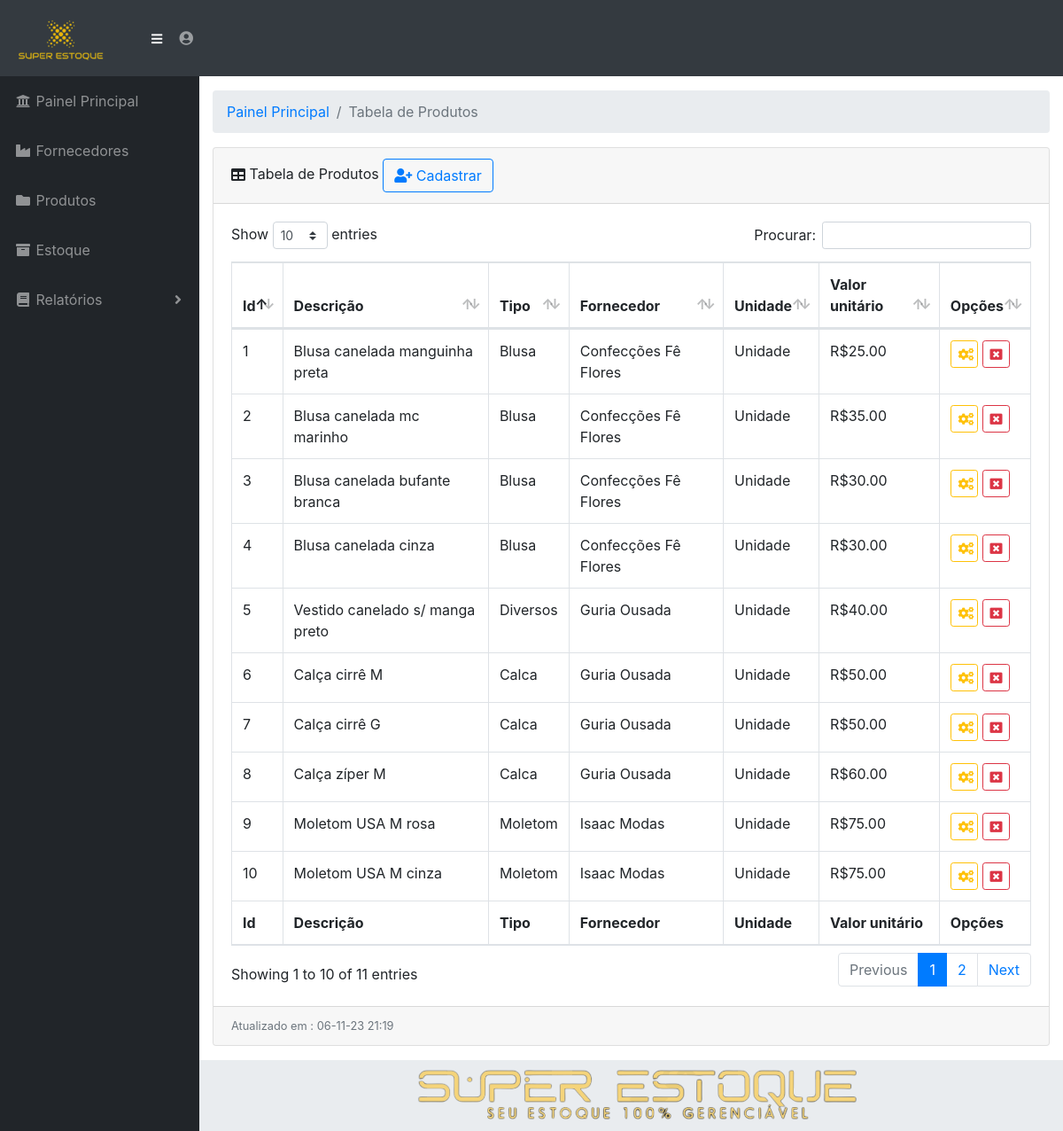
Screenshot of /view/lista_produtos.php (signed in) with the database file from the repository.
### tables this page shows
CREATE TABLE `produto` (
  `codigo` int(11) NOT NULL,
  `descricao` varchar(100) DEFAULT NULL,
  `quantidade` decimal(10,0) DEFAULT NULL,
  `unidade` varchar(60) DEFAULT NULL,
  `tipo` varchar(60) DEFAULT NULL,
  `fornecedor` varchar(100) NOT NULL,
  `data_cadastro` datetime DEFAULT current_timestamp(),
  `data_alteracao` datetime DEFAULT NULL,
  `responsavel` varchar(60) DEFAULT NULL,
  `valor_unidade` decimal(10,2) DEFAULT NULL
);

CREATE TABLE `fornecedores` (
  `id` int(11) NOT NULL,
  `nome` varchar(100) DEFAULT NULL,
  `cnpj` varchar(50) DEFAULT NULL,
  `uf` varchar(3) DEFAULT NULL,
  `tipo_estabelecimento` varchar(50) DEFAULT NULL
);

### view/lista_produtos.php (the view, shortened to what this page needs)
<?php
require "../dao/conexao.php";
$sql_lista = "SELECT p.codigo,p.descricao,p.tipo,p.unidade,p.data_cadastro,p.quantidade,p.fornecedor,p.valor_unidade,
f.nome,f.id
FROM produto AS p
INNER JOIN fornecedores as f
ON p.fornecedor=f.id";
$result_lista = mysqli_query($conexao, $sql_lista);
?>
<!DOCTYPE html>
<html lang="en">
<head>
  <link href="../vendor/fontawesome-free/css/all.min.css" rel="stylesheet" type="text/css">
  <link href="../vendor/datatables/dataTables.bootstrap4.css" rel="stylesheet">
  <link href="../css/sb-admin.css" rel="stylesheet">
</head>
<body id="page-top">
  <?php
  include_once "nav.php";
  ?>
  <div id="wrapper">
    <?php
    include_once "menu.php";
    ?>
    <div id="content-wrapper">
      <div class="container-fluid">
        <ol class="breadcrumb">
          <li class="breadcrumb-item">
            <a href="painel.php">Painel Principal</a>
          </li>
          <li class="breadcrumb-item active">Tabela de Produtos</li>
        </ol>
        <div class="card mb-3">
          <div class="card-header">
            <i class="fas fa-table"></i>
            Tabela de Produtos
            <button style="" type="button" data-toggle="modal" data-target="#modal_cadastrar_produto" class="btn btn-outline-primary"> <i class="fa fa-user-plus" aria-hidden="true"></i> Cadastrar</button></div>
          <div class="card-body">
            <div class="table-responsive">
              <table class="table table-bordered" id="dataTable" width="100%" cellspacing="0">
                <thead>
                  <tr>
                    <th>Id</th>
                    <th>Descrição</th>
                    <th>Tipo</th>
                    <th>Fornecedor</th>
                    <th>Unidade</th>
                    <th>Valor unitário</th>
                    <th>Opções</th>
                  </tr>
                </thead>
                <tfoot>
                  <tr>
                    <th>Id</th>
                    <th>Descrição</th>
                    <th>Tipo</th>
                    <th>Fornecedor</th>
                    <th>Unidade</th>
                    <th>Valor unitário</th>
                    <th>Opções</th>
                  </tr>
                </tfoot>
                <tbody>
                  <?php
                  while ($dados_lista = mysqli_fetch_array($result_lista)) {
                    echo "<tr>";
                    echo "<td> " . $dados_lista['codigo'] . "</td>";
                    echo "<td> " . $dados_lista['descricao'] . "</td>";
                    echo "<td> " . $dados_lista['tipo'] . "</td>";
                    echo "<td> " . $dados_lista['nome'] . "</td>";
                    echo "<td> " . $dados_lista['unidade'] . "</td>";
                    echo "<td> " . "R$" . $dados_lista['valor_unidade'] . "</td>";
                    echo "<td> " . "<a href='select_alterar_produto.php?id=".$dados_lista['codigo']."' type='button' class='btn btn-outline-warning btn-sm 'data-toggle='tooltip' data-placement='top' title='Alterar' style='width:40%;'><i class='fa fa-cogs' aria-hidden='true'></i></a>"."
                     "."<a onclick=\"return confirm('Tem certeza que deseja excluir este registro?')\" href='../valida/valida_exclusao_produto.php?id=".$dados_lista['codigo']."' type='button' class='btn btn-outline-danger btn-sm' data-toggle='tooltip' data-placement='top' title='Excluir' style='width:40%;'><i class='fa fa-window-close' aria-hidden='true'></i></a>"
                     ."</td>";
                    echo "</tr>";
                  }
                  ?>
                </tbody>
              </table>
            </div>
          </div>
          <div class="card-footer small text-muted"> Atualizado em :
            <?php date_default_timezone_set('America/Sao_Paulo');
            $date = date('d-m-y H:i');
            echo $date; ?>
          </div>
        </div>
      </div>
    <footer class="sticky-footer">
      <div class="container my-auto">
        <div class="copyright text-center my-auto">
        <img src="superestokee.png" alt="Logo do Projeto" class="img-fluid" />
        </div>
      </div>
    </footer>
  </div>
  </div>
</body>
</html>

### view/nav.php (style rules this page uses)
body { background-image: url('../imagens/superestoque.png' class="img-fluid"); background-size: cover; background-repeat: no-repeat; }

### rows the page displays
produto: codigo "1", descricao "Blusa canelada manguinha preta", tipo "Blusa", fornecedores.nome "Confecções Fê Flores", unidade "Unidade", valor_unidade "25.00"
produto: codigo "2", descricao "Blusa canelada mc marinho", tipo "Blusa", fornecedores.nome "Confecções Fê Flores", unidade "Unidade", valor_unidade "35.00"
produto: codigo "3", descricao "Blusa canelada bufante branca", tipo "Blusa", fornecedores.nome "Confecções Fê Flores", unidade "Unidade", valor_unidade "30.00"
produto: codigo "4", descricao "Blusa canelada cinza", tipo "Blusa", fornecedores.nome "Confecções Fê Flores", unidade "Unidade", valor_unidade "30.00"
produto: codigo "5", descricao "Vestido canelado s/ manga preto", tipo "Diversos", fornecedores.nome "Guria Ousada", unidade "Unidade", valor_unidade "40.00"
produto: codigo "6", descricao "Calça cirrê M", tipo "Calca", fornecedores.nome "Guria Ousada", unidade "Unidade", valor_unidade "50.00"
produto: codigo "7", descricao "Calça cirrê G", tipo "Calca", fornecedores.nome "Guria Ousada", unidade "Unidade", valor_unidade "50.00"
produto: codigo "8", descricao "Calça zíper M", tipo "Calca", fornecedores.nome "Guria Ousada", unidade "Unidade", valor_unidade "60.00"
produto: codigo "9", descricao "Moletom USA M rosa", tipo "Moletom", fornecedores.nome "Isaac Modas", unidade "Unidade", valor_unidade "75.00"
produto: codigo "10", descricao "Moletom USA M cinza", tipo "Moletom", fornecedores.nome "Isaac Modas", unidade "Unidade", valor_unidade "75.00"
